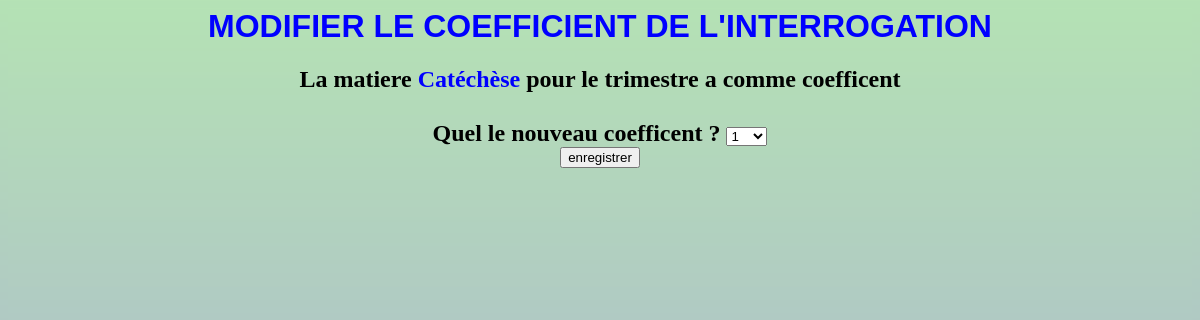
Before: /admin/modif_coef.php?matiere=10 with the older database file.
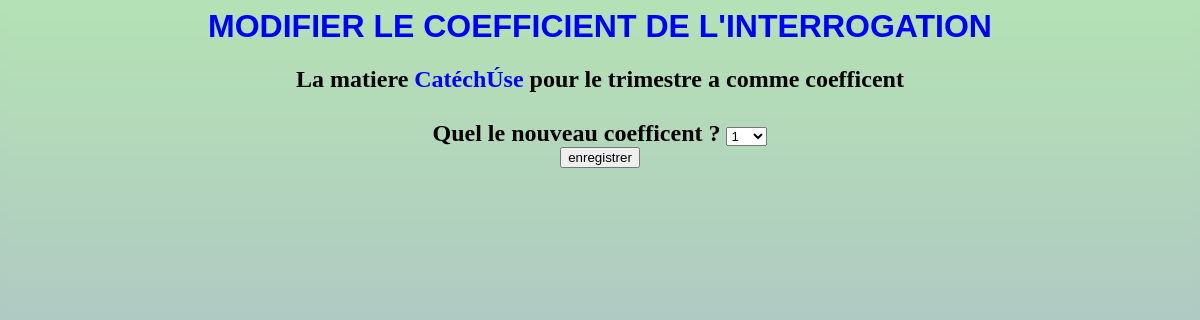
After: the same page with the newer database file.
### tables this page shows
CREATE TABLE IF NOT EXISTS `MATIERE` (
  `id_matiere` int(2) NOT NULL auto_increment,
  `nom_matiere` varchar(20) NOT NULL default '',
  PRIMARY KEY  (`id_matiere`)
);

### admin/modif_coef.php (the view, shortened to what this page needs)
<html>
<head>
<?php include("../connect.php"); ?>
<link rel="stylesheet" type="text/css" href="../style.css">
</head><body>
</body>
<?php
if(isset($_GET['nouveau_coef'])){
	$new=$_GET['nouveau_coef'];
	$matiere=$_GET['matiere'];
	$trimestre=$_GET['trimestre'];
	$classe=$_GET['classe'];
	$select_matiere=mysql_query("select * from MATIERE where id_matiere='$matiere' ");
	$ligne_matiere=mysql_fetch_array($select_matiere);
	$select_classe=mysql_query("select * from CLASSE where id_classe='$classe' ");
	$ligne_classe=mysql_fetch_array($select_classe);
	$select_inter=mysql_query("select * from MOYENNE_TRIMESTRE,ELEVE where id_trimestre='$trimestre' and MOYENNE_TRIMESTRE.id_eleve=ELEVE.id_eleve and ELEVE.id_classe='$classe' and MOYENNE_TRIMESTRE.id_matiere='".$ligne_matiere["id_matiere"]."'");
	while($ligne=mysql_fetch_array($select_inter)){
		if(mysql_query("update MOYENNE_TRIMESTRE set coef='$new' where id_moyenne='".$ligne['id_moyenne']."' and id_matiere='$matiere'and id_trimestre='$trimestre'")) print(""); else print(mysql_error());
	}
	?>
	<a href='#' onclick="ahah('affich_moyenne.php?classe='+<?php print($classe); ?>+'&trimestre='+<?php print($trimestre); ?>+'','bulletin2');">RETOUR</a>
	<?php
}else{
	$matiere=$_GET["matiere"];$trimestre=$_GET["trimestre"];$ide=$_GET['ide'];$classe=$_GET['classe'];
	$select_matiere=mysql_query("select * from MATIERE where id_matiere='$matiere' ");
	$ligne_matiere=mysql_fetch_array($select_matiere);
	$select_inter=mysql_query("select * from MOYENNE_TRIMESTRE,ELEVE where id_trimestre='$trimestre' and MOYENNE_TRIMESTRE.id_eleve='$ide' and ELEVE.id_classe='$classe' and MOYENNE_TRIMESTRE.id_matiere='".$ligne_matiere["id_matiere"]."'");
	$ligne_inter=mysql_fetch_array($select_inter);
	print("<h1>MODIFIER LE COEFFICIENT DE L'INTERROGATION</h1>");
	print("<h2>La matiere <font color='blue'>".$ligne_matiere[1]."</font> pour le trimestre ".$trimestre." a comme coefficent <font color='red'>".$ligne_inter['coef']."</font><br><br>");
	print("<form method='GET' name='choix_coef'>");
	print("Quel le nouveau coefficent ? ");
	print("<select name='nouveau_coef'>");
	for($i=0.5;$i<=9;$i+=0.5){
			print("<option value=".$i);if($i==1) print(" selected >"); else print(">");
			print($i);
	}
	?>
	</select><br><input type=submit value='enregistrer' onClick="ahah('modif_coef.php?nouveau_coef='+document.forms.choix_coef.nouveau_coef.value+'&matiere='+document.forms.choix_coef.matiere.value+'&classe='+document.forms.choix_coef.classe.value+'&trimestre='+document.forms.choix_coef.trimestre.value,'bulletin2');">
	<?print("</form>");
}
?>
</html>

### connect.php (shortened to what this page needs)
<html>
</html>

### style.css (style rules this page uses)
html,body { background-image:url(img/slash.png); text-align:center; }
h1 { font-family:sans-serif; color:blue; font-size:-1; }

Changed rows visible on the page:
changed matiere: nom_matiere "Catéchèse" → "CatéchÚse"
